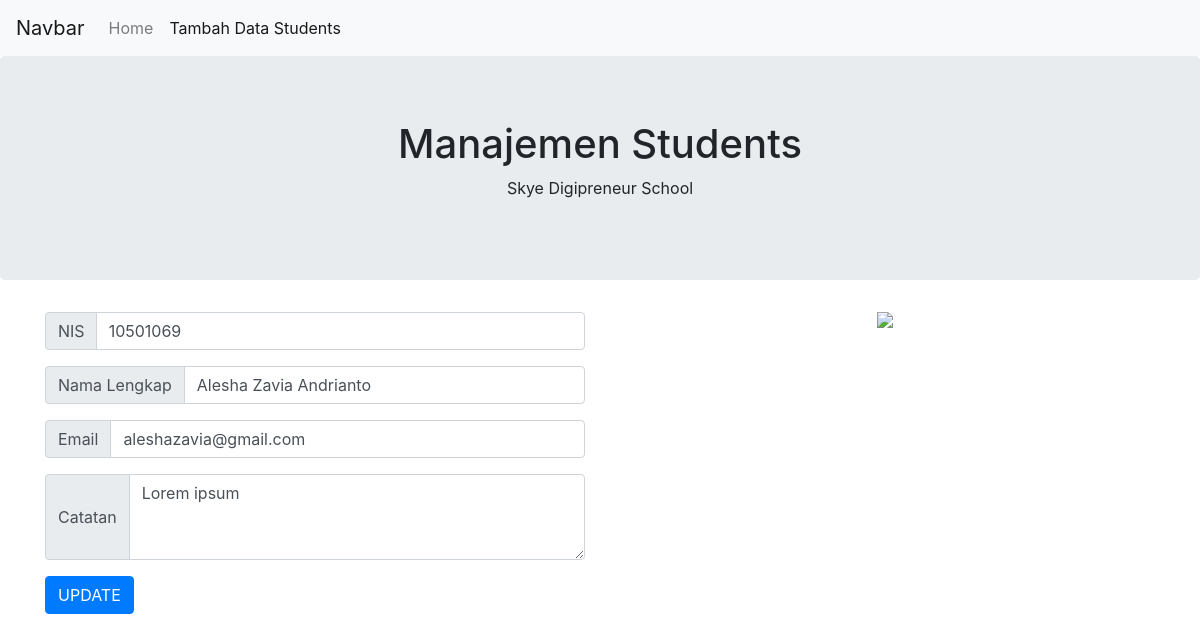
The page /edit.php?id=3 on the database its author committed.
### tables this page shows
CREATE TABLE IF NOT EXISTS `students` (
  `id` int NOT NULL AUTO_INCREMENT,
  `nis` varchar(11) NOT NULL,
  `nama` varchar(100) NOT NULL,
  `email` varchar(50) NOT NULL,
  `keterangan` text NOT NULL,
  PRIMARY KEY (`id`)
);

### edit.php (the view, shortened to what this page needs)
<!DOCTYPE html>
<html>
<head>
    <link rel="stylesheet" href="bootstrap/css/bootstrap.css">
</head>
<body>
    <nav class="navbar navbar-expand-lg navbar-light bg-light">
        <a class="navbar-brand" href="#">Navbar</a>
        <div class="collapse navbar-collapse" id="navbarNavAltMarkup">
            <div class="navbar-nav">
                <a class="nav-link" href="index.php">Home</a>
                <a class="nav-link active" href="tambah.php">Tambah Data Students<span class="sr-only">(current)</span></a>
            </div>
        </div>
    </nav>
    <div class="jumbotron text-center">
        <h1>Manajemen Students</h1>
        <p>Skye Digipreneur School</p>
    </div>
    <div class="container mt-4">
        <div class="row">
            <div class="col-md-6 order-md-2 order-1 d-flex justify-content-center">
                <img src="images/yellow.png">
            </div>
            <div class="col-md-6 order-md-1 order-2">
            <?php
                include 'koneksi.php';
                $id = $_GET['id'];
                $sql ="SELECT * FROM students WHERE id='$id'";
                $query = mysqli_query($conn,$sql);
                while($data = mysqli_fetch_array($query)){
            ?>
                <form action="update.php" method="POST">
                    <div class="col-mb-3">
                        <div class="input-group mb-3">
                            <div class="input-group-prepend">
                                <span class="input-group-text">NIS</span>
                            </div>
                            <input type="text" class="form-control" name="nis" value="<?php echo $data['nis']; ?>" required>
                        </div>
                        <div class="input-group mb-3">
                            <div class="input-group-prepend">
                                <span class="input-group-text">Nama Lengkap</span>
                            </div>
                            <input type="text" class="form-control" name="nama" value="<?php echo $data['nama']; ?>" required>
                        </div>
                        <div class="input-group mb-3">
                            <div class="input-group-prepend">
                                <span class="input-group-text">Email</span>
                            </div>
                            <input type="email" class="form-control" name="email" value="<?php echo $data['email']; ?>" required>
                        </div>
                        <div class="input-group mb-3">
                            <div class="input-group-prepend">
                                <span class="input-group-text">Catatan</span>
                            </div>
                            <textarea class="form-control" rows="3" name="keterangan" required><?php echo $data['keterangan']; ?></textarea>
                        </div>
                        <button type="submit" name="update" class="btn btn-primary">UPDATE</button>
                </form>
                <?php
                }
                ?>
            </div>
        </div>
    </div>
</body>
</html>

### rows shown on the page
students: nis "10501069", nama "Alesha Zavia Andrianto", email "aleshazavia@gmail.com", keterangan "Lorem ipsum"
